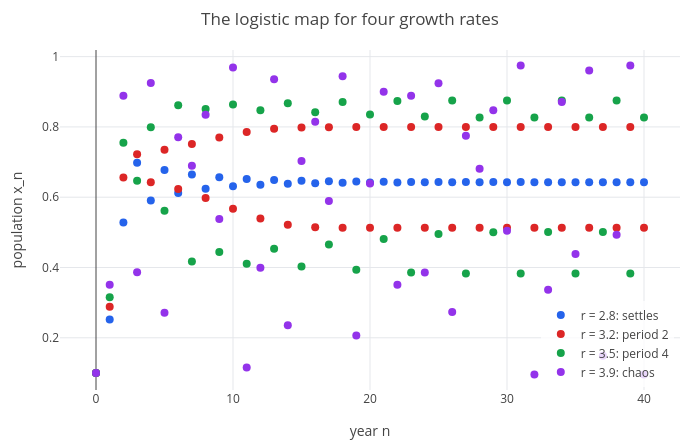

Notebook source saved alongside this figure:
### Markdown cell above
(`f'(x)` is the derivative of the function `f` we just defined, and `subs` puts $x = 1 - 1/r$ into it.) So the fixed
point attracts for $1 < r < 3$ and repels for $r > 3$. What happens then?

## 2. The road to chaos

The plot shows the first 40 years for four growth rates: across is the year $n$, up is the population $x_n$. Each
series is a table with rows $[n, x_n]$, made from `iterate` (which gives the $x_n$ as a row) and the years
$0, 1, \ldots, 40$ (written `0:40`), stacked as two rows and turned into columns with `'`:

### Code cell
yrs = 0:40;
T(r) := [yrs; iterate(r*x*(1 - x), x, 0.1, 40)]';
p = show(scatter(T(2.8), [n x]), scatter(T(3.2), [n x]), scatter(T(3.5), [n x]), scatter(T(3.9), [n x]));
p = legend(p, "r = 2.8: settles", "r = 3.2: period 2", "r = 3.5: period 4", "r = 3.9: chaos");
labels(title(p, "The logistic map for four growth rates"), "year n", "population x_n")

### Figure 1 — Plotly figure (JSON) as saved in the notebook; plotly's stock layout.template omitted (floating-point values rounded to 4 significant figures)
{"data": [{"marker": {"color": "#2563eb", "size": 8}, "mode": "markers", "name": "r = 2.8: settles", "type": "scatter", "x": [0, 1, 2, 3, 4, 5, 6, 7, 8, 9, 10, 11, 12, 13, 14, 15, 16, 17, 18, 19, 20, 21, 22, 23, 24, 25, 26, 27, 28, 29, 30, 31, 32, 33, 34, 35, 36, 37, 38, 39, 40], "y": [0.1, 0.252, 0.5278, 0.6978, 0.5904, 0.6771, 0.6122, 0.6648, 0.624, 0.657, 0.631, 0.6519, 0.6354, 0.6487, 0.6381, 0.6466, 0.6398, 0.6453, 0.6409, 0.6444, 0.6416, 0.6438, 0.6421, 0.6435, 0.6423, 0.6433, 0.6425, 0.6431, 0.6426, 0.643, 0.6427, 0.643, 0.6428, 0.6429, 0.6428, 0.6429, 0.6428, 0.6429, 0.6428, 0.6429, 0.6428]}, {"marker": {"color": "#dc2626", "size": 8}, "mode": "markers", "name": "r = 3.2: period 2", "type": "scatter", "x": [0, 1, 2, 3, 4, 5, 6, 7, 8, 9, 10, 11, 12, 13, 14, 15, 16, 17, 18, 19, 20, 21, 22, 23, 24, 25, 26, 27, 28, 29, 30, 31, 32, 33, 34, 35, 36, 37, 38, 39, 40], "y": [0.1, 0.288, 0.6562, 0.7219, 0.6424, 0.7351, 0.6231, 0.7515, 0.5975, 0.7696, 0.5675, 0.7854, 0.5393, 0.7951, 0.5214, 0.7985, 0.5148, 0.7993, 0.5133, 0.7994, 0.5131, 0.7995, 0.5131, 0.7995, 0.513, 0.7995, 0.513, 0.7995, 0.513, 0.7995, 0.513, 0.7995, 0.513, 0.7995, 0.513, 0.7995, 0.513, 0.7995, 0.513, 0.7995, 0.513]}, {"marker": {"color": "#16a34a", "size": 8}, "mode": "markers", "name": "r = 3.5: period 4", "type": "scatter", "x": [0, 1, 2, 3, 4, 5, 6, 7, 8, 9, 10, 11, 12, 13, 14, 15, 16, 17, 18, 19, 20, 21, 22, 23, 24, 25, 26, 27, 28, 29, 30, 31, 32, 33, 34, 35, 36, 37, 38, 39, 40], "y": [0.1, 0.315, 0.7552, 0.647, 0.7993, 0.5614, 0.8618, 0.4168, 0.8508, 0.4443, 0.8641, 0.4109, 0.8472, 0.4531, 0.8673, 0.4029, 0.842, 0.4657, 0.8709, 0.3936, 0.8353, 0.4814, 0.8738, 0.386, 0.8295, 0.495, 0.8749, 0.383, 0.8271, 0.5005, 0.875, 0.3828, 0.8269, 0.5009, 0.875, 0.3828, 0.8269, 0.5009, 0.875, 0.3828, 0.8269]}, {"marker": {"color": "#9333ea", "size": 8}, "mode": "markers", "name": "r = 3.9: chaos", "type": "scatter", "x": [0, 1, 2, 3, 4, 5, 6, 7, 8, 9, 10, 11, 12, 13, 14, 15, 16, 17, 18, 19, 20, 21, 22, 23, 24, 25, 26, 27, 28, 29, 30, 31, 32, 33, 34, 35, 36, 37, 38, 39, 40], "y": [0.1, 0.351, 0.8884, 0.3866, 0.9249, 0.271, 0.7705, 0.6896, 0.8348, 0.5379, 0.9694, 0.1157, 0.3992, 0.9353, 0.2358, 0.7029, 0.8145, 0.5892, 0.9439, 0.2064, 0.6387, 0.8999, 0.3512, 0.8887, 0.3858, 0.9242, 0.2733, 0.7746, 0.681, 0.8472, 0.5049, 0.9749, 0.0954, 0.3366, 0.8708, 0.4387, 0.9603, 0.1486, 0.4934, 0.9748, 0.0957]}], "layout": {"height": 440, "legend": {"bgcolor": "rgba(255,255,255,0.8)", "x": 0.99, "xanchor": "right", "y": 0.01, "yanchor": "bottom"}, "margin": {"b": 50, "l": 60, "r": 20, "t": 50}, "showlegend": true, "title": {"text": "The logistic map for four growth rates"}, "width": 700, "xaxis": {"title": {"text": "year n"}, "zeroline": true}, "yaxis": {"range": [0.05143, 1.019], "title": {"text": "population x_n"}, "zeroline": true}}}
